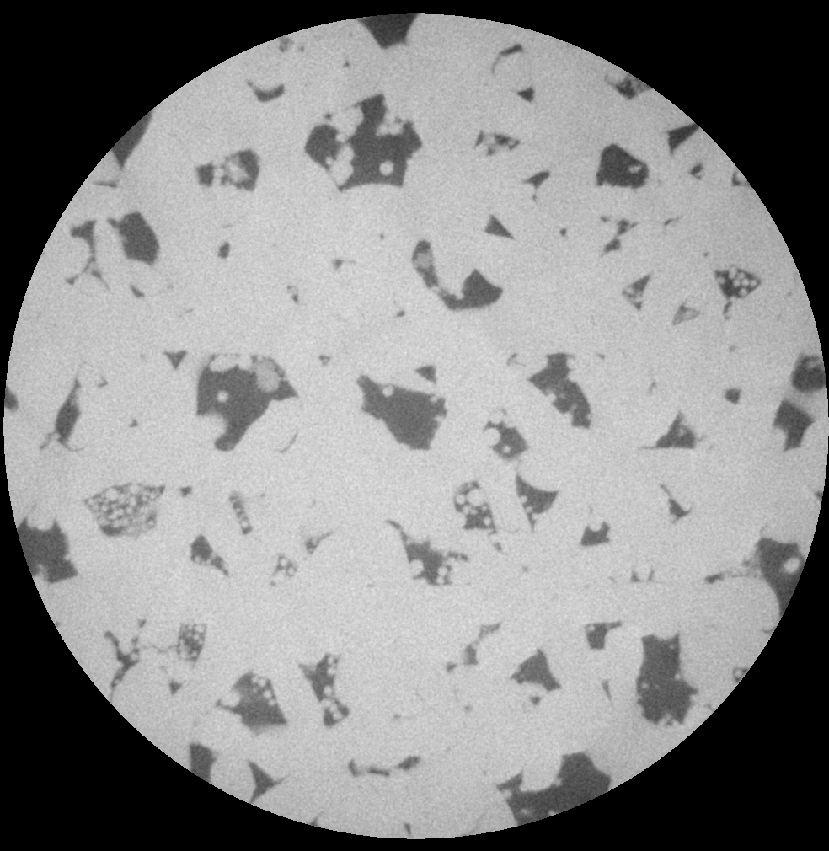
#> input picture set1sample5raw_0000.tif, 829 x 851 px, shrunk from 984 x 1010 before the run, found by its file name
$ python ContourTrimming.py
#> lines starting #> are read from the running program, lines starting #| are printed output that depends on the picture; after the words box and inside, x2 and y2 are one past the last pixel; in counts of white or black regions, pixels touching at a corner belong together
import cv2
import numpy as np
import imutils
import os
import statistics


img_mask = "C:/Users/SIU856511631/Documents/RearchAssistant/PradipCode/Mask.png"
img_path = "C:/Users/SIU856511631/Documents/RearchAssistant/DatasetSamples/set1sample5raw/set1sample5raw/set1sample5raw_0000.tif"
# mask_path = "C:/Users/SIU856511631/Documents/RearchAssistant/DatasetSamples/set1sample5raw/set1sample5rawMask/"
####################################
#
#    Find contours of an image
#       and mask background
#
#                by
#
#         Sandeep Goshika
#
####################################

# open source image file
image = cv2.imread(img_path)
#> image is the input picture: shape (851, 829, 3); min 0, max 231, mean 139.1
image_cpy = image.copy()

with_contours = image.copy()

mask = cv2.imread(img_mask, cv2.IMREAD_GRAYSCALE)
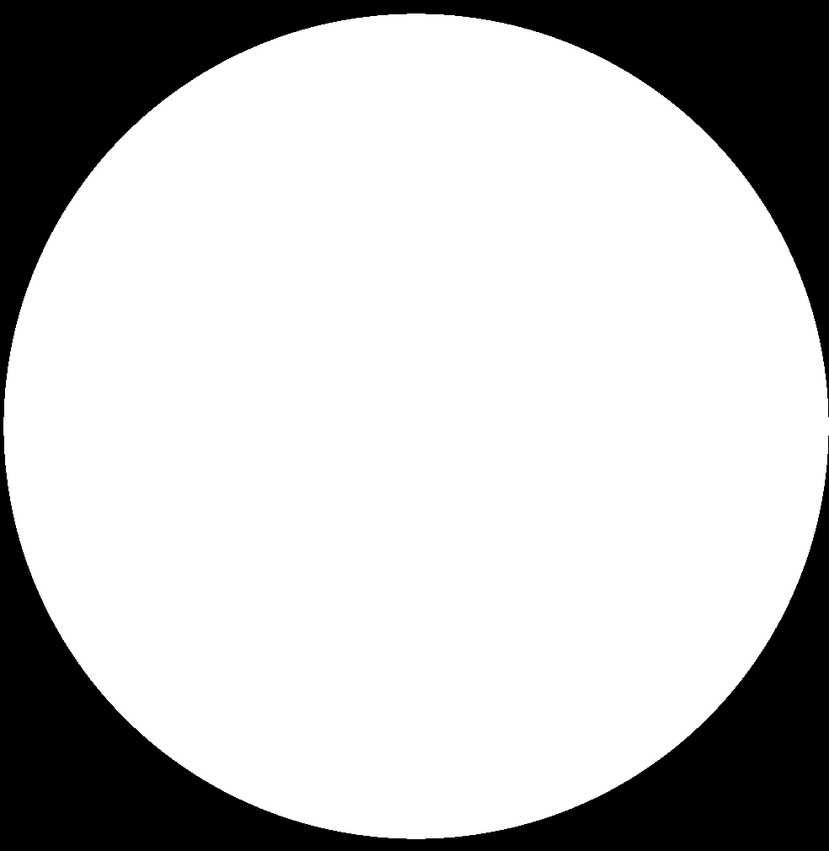
#> input picture Mask.png, 829 x 851 px, shrunk from 984 x 1010 before the run, found by its file name
#> mask is the input picture: shape (851, 829); min 0, max 255, mean 193.3

mask_cpy = mask.copy()

# print(mask_cpy.shape)

    # convert image to grayscale
image_gray = cv2.cvtColor(image, cv2.COLOR_BGR2GRAY)

# Find contours in the masked image
contours, hierarchy = cv2.findContours(mask, cv2.RETR_EXTERNAL, cv2.CHAIN_APPROX_SIMPLE)
#> contours = 9 contours, 8 with area under 20; largest, box (x1, y1, x2, y2) and area: (1, 11, 829, 842) 538312


# Create a mask for the area outside the contours
mask_outside = np.zeros_like(mask_cpy)
cv2.drawContours(mask_outside, contours, -1, 255, cv2.FILLED)
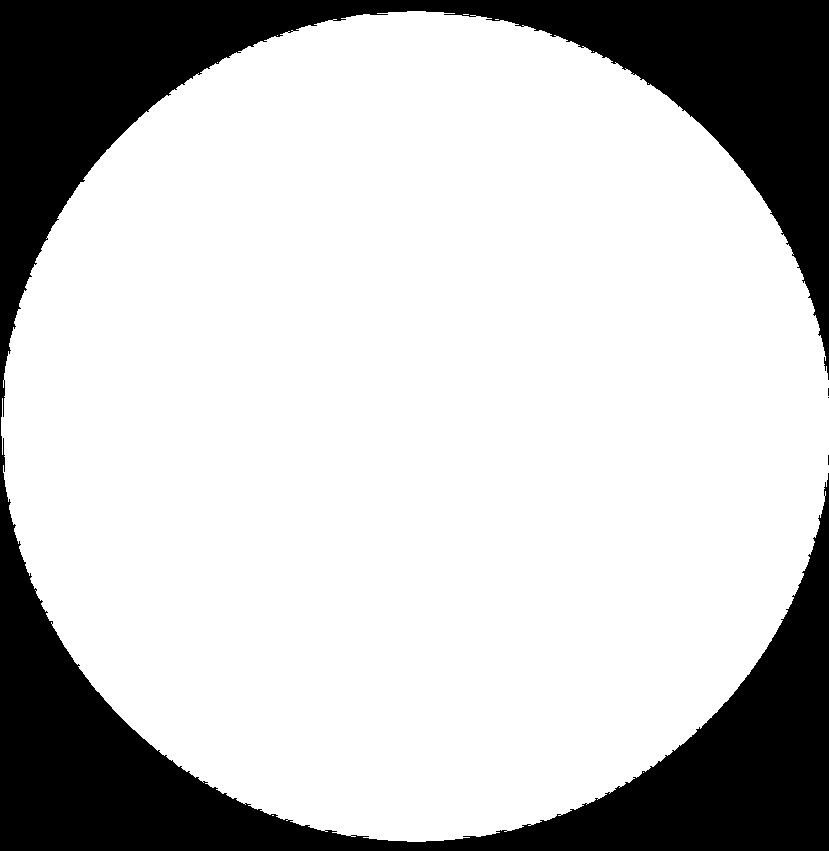
#> mask_outside: shape (851, 829); 76.5% white; 4 black regions (3 under 20 px), largest, box (x1, y1, x2, y2) and area: (0, 0, 829, 851) 165626

# Change all pixels outside the contour to white
with_contours[mask_outside == 0] = (255, 255, 255)
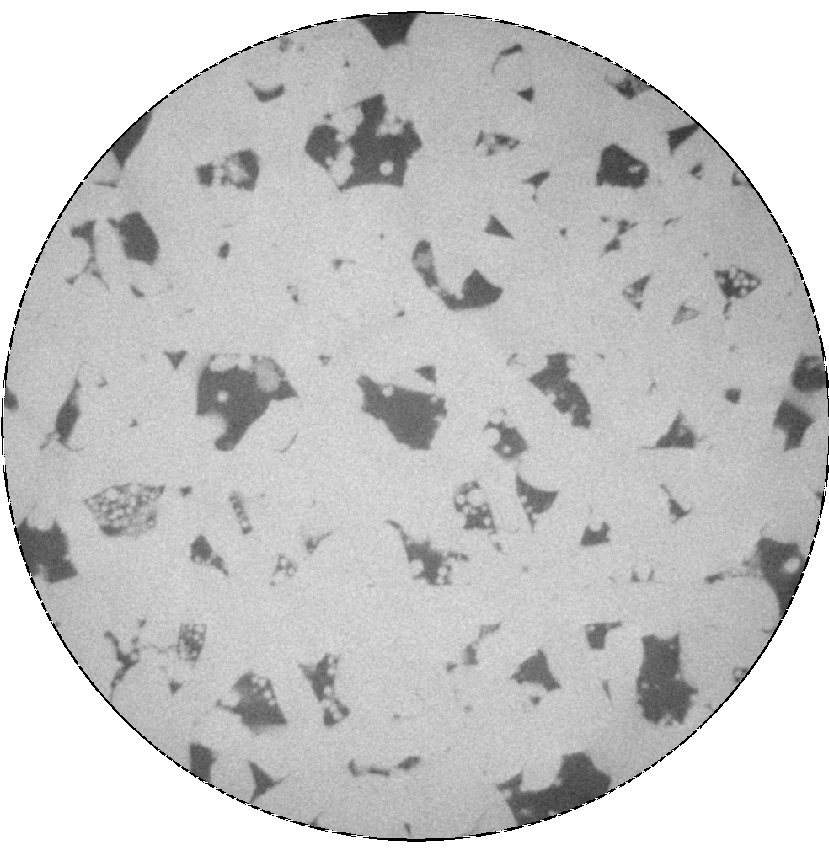
#> with_contours: shape (851, 829, 3); min 0, max 255, mean 199


# Convert image to blck and white
thresh, image_edges = cv2.threshold(with_contours, 160, 255, cv2.THRESH_BINARY)
#> image_edges: shape (851, 829, 3); 89.3% white; 511 black regions (347 under 20 px), largest, box (x1, y1, x2, y2) and area: (304, 93, 423, 192) 5654, (496, 750, 616, 832) 4482, (196, 355, 297, 451) 4443

# Taking a matrix of size 5 as the kernel
kernel = np.ones((2, 2), np.uint8)
img_dilation = cv2.dilate(image_edges, kernel, iterations=1)
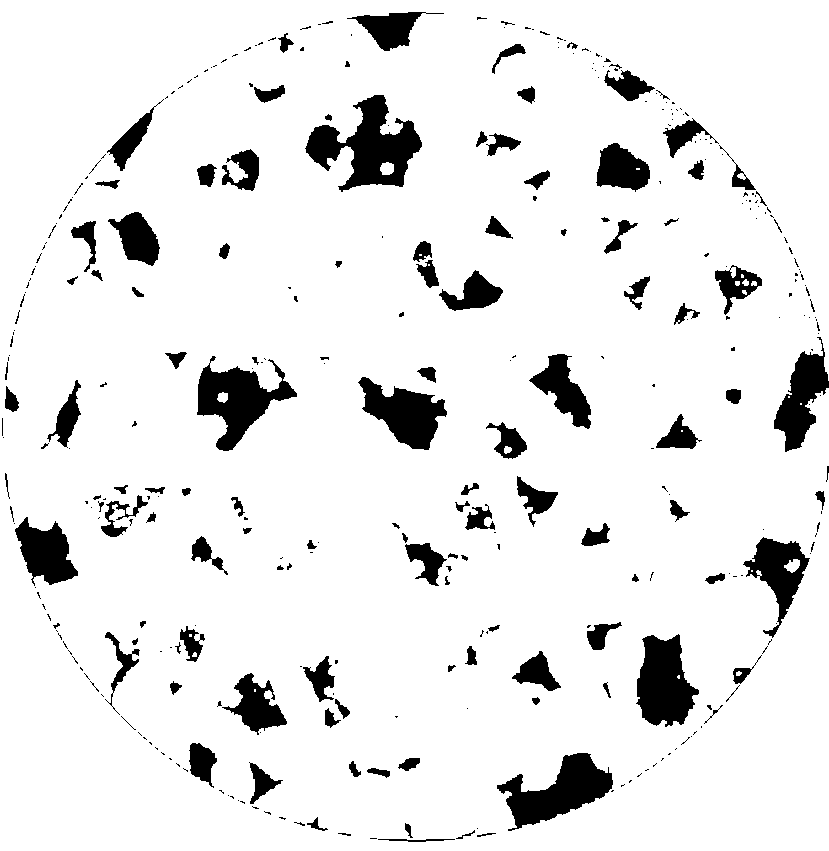
#> img_dilation: shape (851, 829, 3); 91% white; 362 black regions (235 under 20 px), largest, box (x1, y1, x2, y2) and area: (305, 95, 422, 192) 5258, (497, 753, 613, 831) 4180, (197, 356, 297, 451) 4127

# Invert Image
mask_erosion = np.bitwise_not(img_dilation)

print(mask_erosion.shape)
#| (851, 829, 3)

img_gry = cv2.cvtColor(mask_erosion, cv2.COLOR_BGR2GRAY)
#> img_gry: shape (851, 829); 9% white; 362 white regions (235 under 20 px)

# Find Contours to resultant image
cnts = cv2.findContours(img_gry, cv2.RETR_EXTERNAL, cv2.CHAIN_APPROX_SIMPLE)
#> cnts = 362 contours, 267 with area under 20; largest, box (x1, y1, x2, y2) and area: (305, 95, 422, 192) 5154, (197, 356, 297, 451) 4018, (497, 753, 613, 831) 3992, (636, 634, 699, 727) 3748, (358, 377, 447, 450) 3220

cnts = imutils.grab_contours(cnts)
cnts = sorted(cnts, key=cv2.contourArea, reverse=True)
rect_areas = []
for c in cnts:
    (x, y, w, h) = cv2.boundingRect(c)
    rect_areas.append(w * h)
    avg_area = statistics.mean(rect_areas)
#> this loop made 362 passes
#> (x, y, w, h, avg_area) on passes 1 to 3: (305, 95, 117, 97, 11349), (197, 356, 100, 95, 10424.5), (497, 753, 116, 78, 9965.7)
#> after the loop, rect_areas = 362 values, max 11349 at index 0, min 1 at index 250, mean 395.3
for c in cnts:
    (x, y, w, h) = cv2.boundingRect(c)
    cnt_area = w * h
    #Adjust the area of contopur to be captured
    if cnt_area < 50:
        img_gry[y:y + h, x:x + w] = 0
#> this loop made 362 passes
#> (x, y, w, h, cnt_area) on passes 1 to 3: (305, 95, 117, 97, 11349), (197, 356, 100, 95, 9500), (497, 753, 116, 78, 9048)
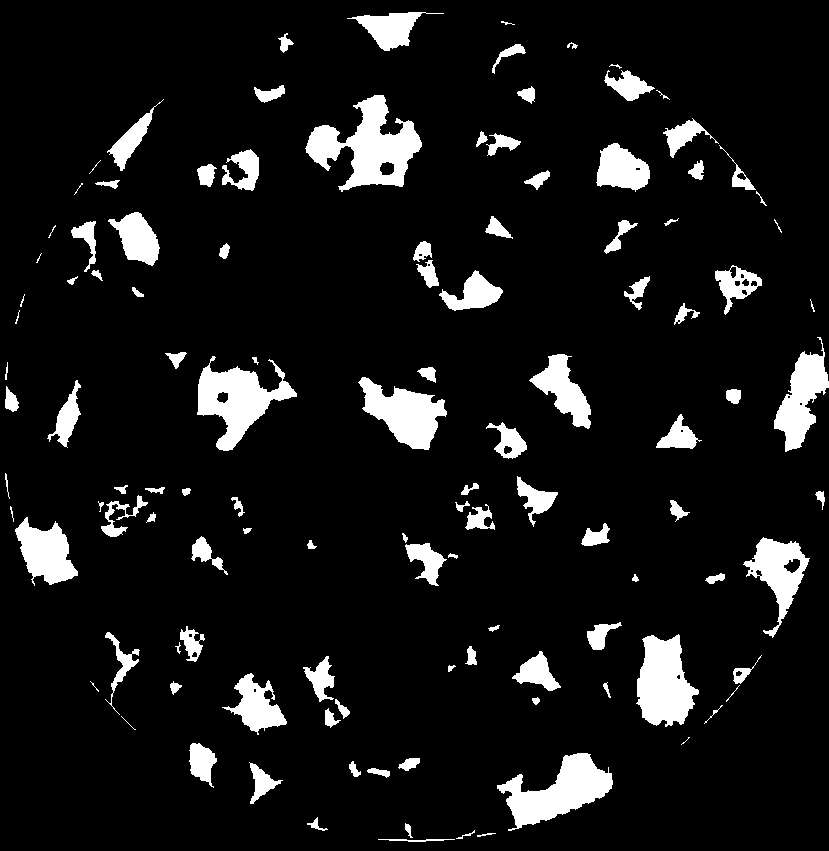
#> img_gry: shape (851, 829); 8.8% white; 118 white regions (7 under 20 px), largest, box (x1, y1, x2, y2) and area: (305, 95, 422, 192) 5258, (497, 753, 613, 831) 4180, (197, 356, 297, 451) 4127
cv2.drawContours(image_cpy, cnts, -1, (0, 255, 0), 3)
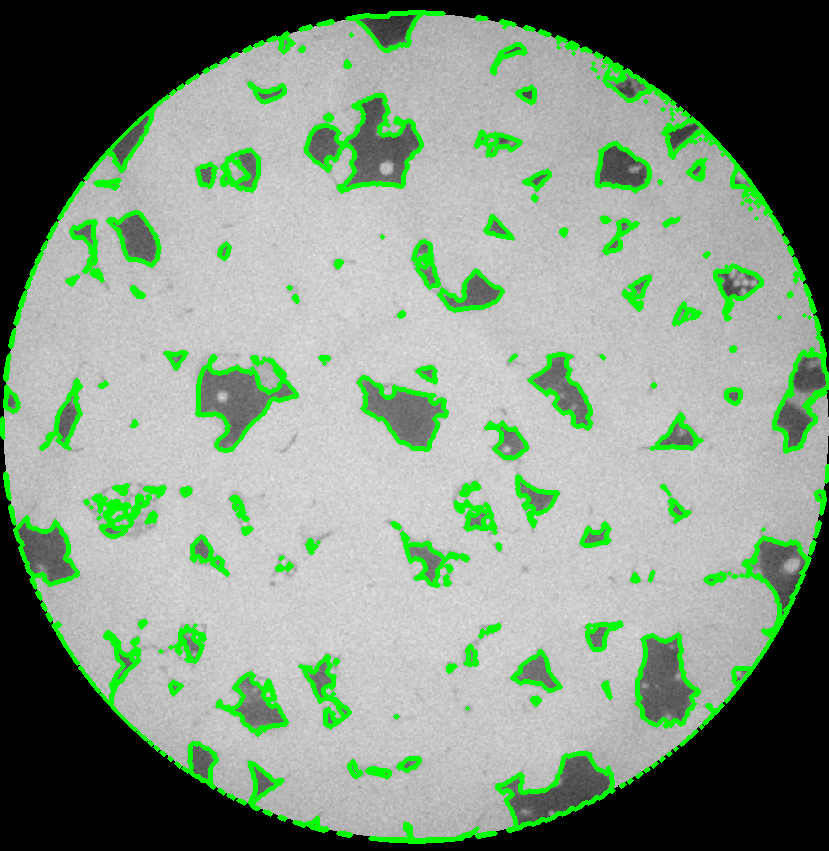
#> image_cpy: shape (851, 829, 3); mean B, G, R 129.2, 149, 129.2

# print(os.path.splitext(mask_path+filename)[0]+'.png')

# cv2.imwrite(os.path.splitext(mask_path+filename)[0]+'.png', mask_erosion)

# cv2.imshow('thresh', image_edges)
cv2.imshow('Dilation', img_gry)
cv2.imshow('original', image_cpy)


# escape condition
cv2.waitKey(0)

# clean up windows
cv2.destroyAllWindows()
